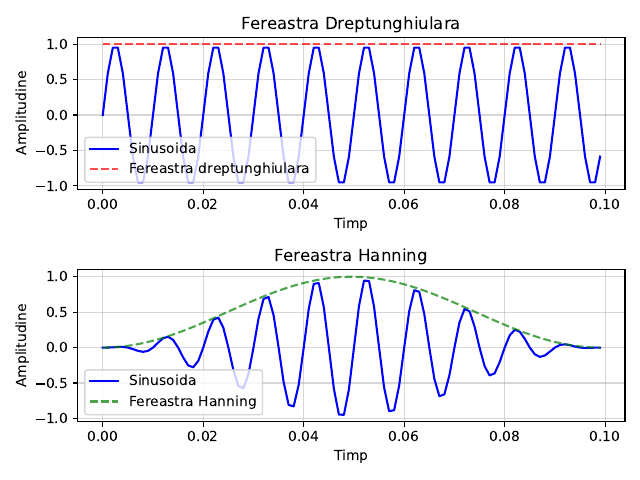

Source code (Python):
import numpy as np
import matplotlib.pyplot as plt

def fereastraDreptunghiulara(dim):
    return np.ones(dim)

def fereastraHanning(dim):
    return np.hanning(dim)


A = 1      
f = 100 
phi = 0     
dim = 100
fs = 1000

t = np.arange(0, dim) / fs

x = A * np.sin(2 * np.pi * f * t + phi)

drept = fereastraDreptunghiulara(dim)
hanning = fereastraHanning(dim)

x_drept = x * drept
x_hanning = x * hanning


plt.subplot(2, 1, 1)
plt.plot(t, x_drept, 'b-', label = 'Sinusoida')
plt.plot(t, drept, 'r--', label=f'Fereastra dreptunghiulara', alpha=0.7)
plt.title("Fereastra Dreptunghiulara")
plt.xlabel("Timp")
plt.ylabel("Amplitudine")
plt.grid(True, alpha=0.5)
plt.legend()

plt.subplot(2, 1, 2)
plt.plot(t, x_hanning, 'b-', label='Sinusoida')
plt.plot(t, hanning, 'g--', label=f'Fereastra Hanning', alpha=0.7)
plt.title("Fereastra Hanning")
plt.xlabel("Timp")
plt.ylabel("Amplitudine")
plt.grid(True, alpha=0.5)
plt.legend()
plt.tight_layout()
plt.savefig("lab6/ex5.pdf", format='pdf')
plt.show()